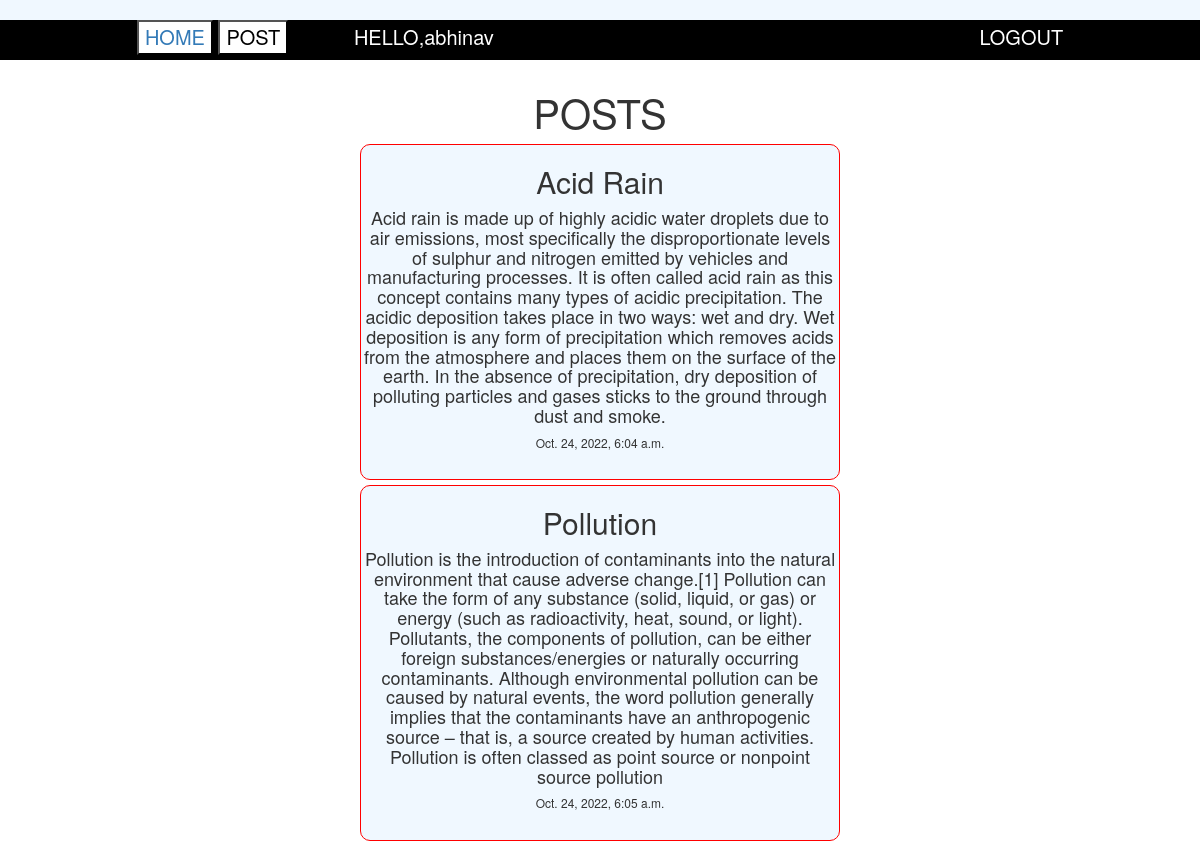
The page /home (signed in) on the database its author committed.
### web/models.py (models this page shows, shortened)
class Post(models.Model):
	title=models.CharField(max_length=50)
	description=models.CharField(max_length=300)
	user=models.ForeignKey(User,on_delete=models.CASCADE)
	created_on=models.DateTimeField(auto_now_add=True)

### web/views.py (the view)
# urls.py: path('home',views.home,name="home"),
def home(request):
	if request.user.is_authenticated:
		l=Post.objects.all()
		context={'POST':l}
		return render(request,'home.html',context)
	else:
		return redirect('/')

### web/templates/home.html (shortened to what this page needs)
{% extends 'base.html'%}
{% block content %}
<div style="width:100%;height: 30px;background-color: aliceblue;">
	<navbar style="background-color: black;margin: 1000px 50px 10px 50px; color: white;">
	<div style="width: 100%;height: 40px;background-color: black;color:white;font-size: 20px;text-align: center;">
<button style="background-color: white;"><a href="home" style="text-decoration: none;">HOME </a></button>
<button style="background-color: white;"><a href="post" style="text-decoration: none;color: black;">POST </a></button>
<span style="margin-left:5%;">HELLO,{{user.username}}</span>
<span style="margin-left: 40%;">
<a href="logout" style="text-decoration: none;color: white;">LOGOUT</a>
</span>
</navbar>
</div>
<br>
<br>
<div style="text-align:center;margin-left:30%;margin-right: 30%;">
	<h1 style="font-size: 40px;">POSTS</h1>
	<p>
		{% for p in POST %}
		<div style="text-align:center;width: 100%;background-color: aliceblue; border: 1px red solid;border-radius: 10px;border-collapse: collapse;">
		<h2>{{p.title}}</h2>
		<h4>{{p.description}}</h4>
		<h6>{{p.created_on}}</h6>
		<br>
		</div>
		{% endfor %}
	</p>
</div>
{% endblock %}margin-left:25%

### web/templates/base.html (shortened to what this page needs)
<!DOCTYPE html>
<html>
<head>
	<link rel="stylesheet" href="https://maxcdn.bootstrapcdn.com/bootstrap/3.4.1/css/bootstrap.min.css">
	<link rel="stylesheet" type="text\css" href="css\bootstrap.min.css">
</head>
<body>
	{% block content%}
	{% endblock %}
</body>
</html>

### rows shown on the page
Post: title "Acid Rain", description "Acid rain is made up of highly acidic water droplets due to air emissions, most specifically the disproportionate levels of sulphur and nitrogen emitted by vehicles and manufacturing processes. It is often called acid rain as this concept contains many types of acidic precipitation. The acidic deposition takes place in two ways: wet and dry. Wet deposition is any form of precipitation which removes acids from the atmosphere and places them on the surface of the earth. In the absence of precipitation, dry deposition of polluting particles and gases sticks to the ground through dust and smoke.", created_on "Oct. 24, 2022, 6:04 a.m."
Post: title "Pollution", description "Pollution is the introduction of contaminants into the natural environment that cause adverse change.[1] Pollution can take the form of any substance (solid, liquid, or gas) or energy (such as radioactivity, heat, sound, or light). Pollutants, the components of pollution, can be either foreign substances/energies or naturally occurring contaminants. Although environmental pollution can be caused by natural events, the word pollution generally implies that the contaminants have an anthropogenic source – that is, a source created by human activities. Pollution is often classed as point source or nonpoint source pollution", created_on "Oct. 24, 2022, 6:05 a.m."

### other values the page prints
{{ user.username }} "abhinav"
